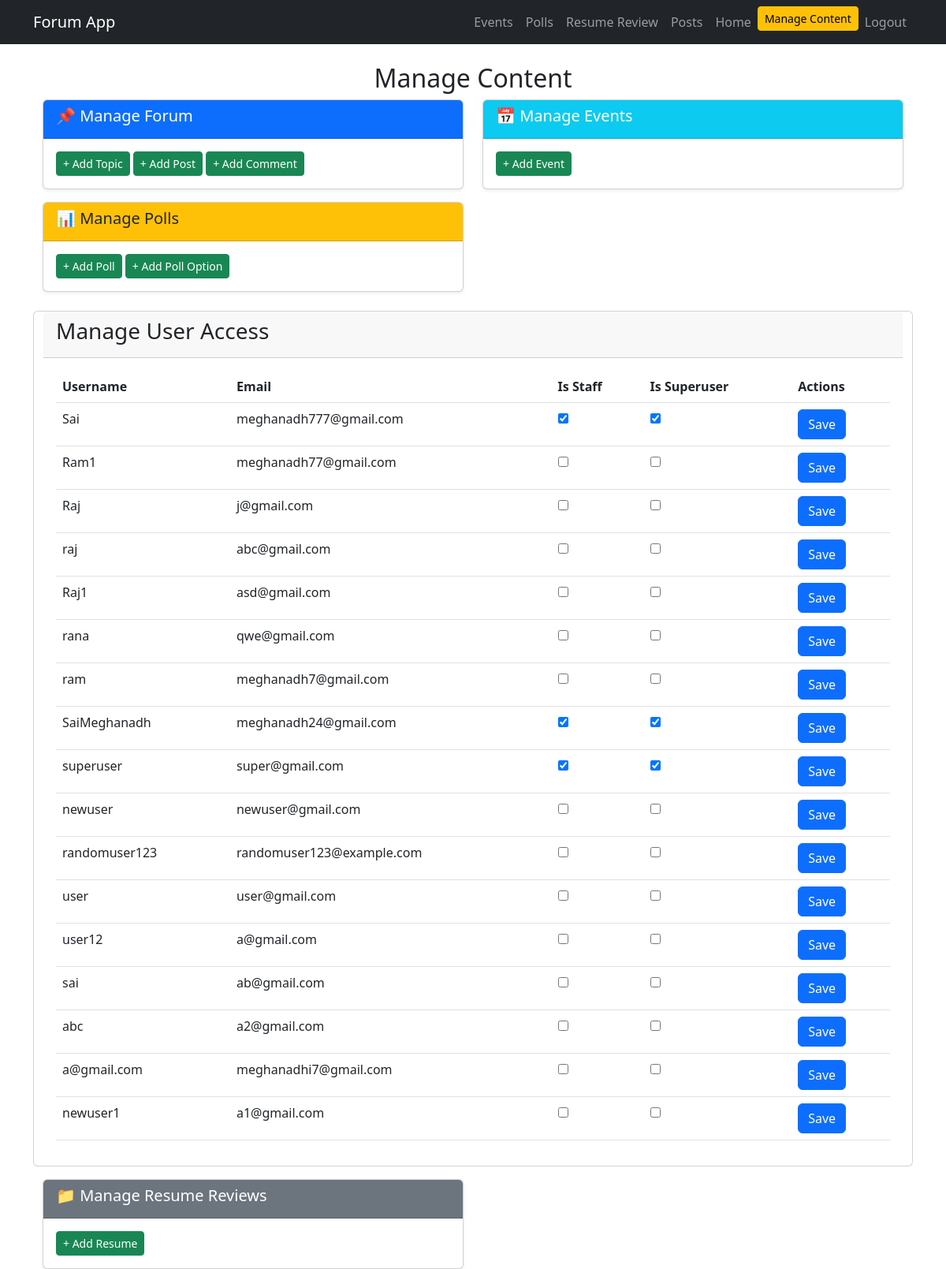
The app's page /manage/ (signed in) with its own data.
### forum/models.py (models this page shows, shortened)
class User(AbstractUser):  # Extends Django's built-in User model
    name = models.CharField(max_length=255)
    email = models.EmailField(unique=True)
    USERNAME_FIELD = "email"  # This tells Django to use email instead of username
    REQUIRED_FIELDS = ["username"]  # Username is still required

### forum/views.py (the view)
# urls.py: path("manage/", manage_content, name="manage_content"),
def manage_content(request):
    User = get_user_model()
    users = User.objects.all()
    return render(request, "manage_content.html", {"users": users})

### forum/templates/manage_content.html (shortened to what this page needs)
{% extends "base.html" %}
{% block content %}
<div class="container mt-4">
    <h2 class="text-center">Manage Content</h2>
    <div class="row">
        <div class="col-md-6">
            <div class="card shadow-sm">
                <div class="card-header bg-primary text-white">
                    <h5>📌 Manage Forum</h5>
                </div>
                <div class="card-body">
                    <a href="{% url 'add_object' 'topic' %}" class="btn btn-success btn-sm">+ Add Topic</a>
                    <a href="{% url 'add_object' 'post' %}" class="btn btn-success btn-sm">+ Add Post</a>
                    <a href="{% url 'add_object' 'comment' %}" class="btn btn-success btn-sm">+ Add Comment</a>
                </div>
            </div>
        </div>
        <div class="col-md-6">
            <div class="card shadow-sm">
                <div class="card-header bg-info text-white">
                    <h5>📅 Manage Events</h5>
                </div>
                <div class="card-body">
                    <a href="{% url 'add_object' 'event' %}" class="btn btn-success btn-sm">+ Add Event</a>
                </div>
            </div>
        </div>
        <div class="col-md-6 mt-3">
            <div class="card shadow-sm">
                <div class="card-header bg-warning text-dark">
                    <h5>📊 Manage Polls</h5>
                </div>
                <div class="card-body">
                    <a href="{% url 'add_object' 'poll' %}" class="btn btn-success btn-sm">+ Add Poll</a>
                    <a href="{% url 'add_object' 'polloption' %}" class="btn btn-success btn-sm">+ Add Poll Option</a>
                </div>
            </div>
        </div>
<div class="card mt-4">
    <div class="card-header">
        <h3>Manage User Access</h3>
    </div>
    <div class="card-body">
        <table class="table">
            <thead>
                <tr>
                    <th>Username</th>
                    <th>Email</th>
                    <th>Is Staff</th>
                    <th>Is Superuser</th>
                    <th>Actions</th>
                </tr>
            </thead>
            <tbody>
                {% for user in users %}
                <tr>
                    <td>{{ user.username }}</td>
                    <td>{{ user.email }}</td>
                    <td>
                        <input type="checkbox" class="permission-toggle" data-user-id="{{ user.id }}" data-perm="is_staff" {% if user.is_staff %}checked{% endif %}>
                    </td>
                    <td>
                        <input type="checkbox" class="permission-toggle" data-user-id="{{ user.id }}" data-perm="is_superuser" {% if user.is_superuser %}checked{% endif %}>
                    </td>
                    <td>
                        <button class="btn btn-primary save-permissions" data-user-id="{{ user.id }}">Save</button>
                    </td>
                </tr>
                {% endfor %}
            </tbody>
        </table>
    </div>
</div>
        <div class="col-md-6 mt-3">
            <div class="card shadow-sm">
                <div class="card-header bg-secondary text-white">
                    <h5>📁 Manage Resume Reviews</h5>
                </div>
                <div class="card-body">
                    <a href="{% url 'add_object' 'resume' %}" class="btn btn-success btn-sm">+ Add Resume</a>
                </div>
            </div>
        </div>
    </div>
</div>
{% endblock %}

### records on screen
User: username "Sai", email "meghanadh777@gmail.com", is_staff "☑", is_superuser "☑"
User: username "Ram1", email "meghanadh77@gmail.com"
User: username "Raj", email "j@gmail.com"
User: username "raj", email "abc@gmail.com"
User: username "Raj1", email "asd@gmail.com"
User: username "rana", email "qwe@gmail.com"
User: username "ram", email "meghanadh7@gmail.com"
User: username "SaiMeghanadh", email "meghanadh24@gmail.com", is_staff "☑", is_superuser "☑"
User: username "superuser", email "super@gmail.com", is_staff "☑", is_superuser "☑"
User: username "newuser", email "newuser@gmail.com"
User: username "randomuser123", email "randomuser123@example.com"
User: username "user", email "user@gmail.com"
User: username "user12", email "a@gmail.com"
User: username "sai", email "ab@gmail.com"
User: username "abc", email "a2@gmail.com"
User: username "a@gmail.com", email "meghanadhi7@gmail.com"
User: username "newuser1", email "a1@gmail.com"
